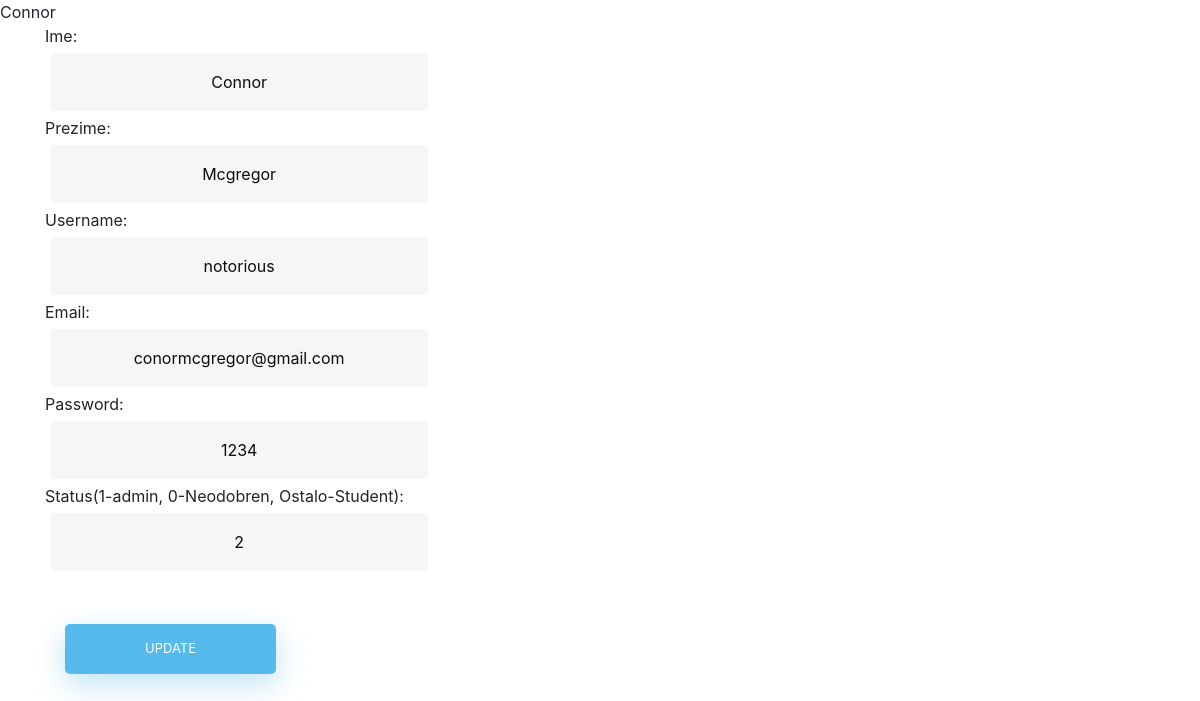
/PHPproject/update.php?a=notorious, run on the app's committed database.
### tables this page shows
CREATE TABLE `users` (
  `user_id` int(255) NOT NULL,
  `Ime` varchar(255) NOT NULL,
  `Prezime` varchar(255) NOT NULL,
  `Password` varchar(255) NOT NULL,
  `Username` varchar(255) NOT NULL,
  `Email` varchar(255) NOT NULL,
  `Administrator` int(1) NOT NULL
);

### PHPproject/update.php (the view, shortened to what this page needs)
<?php require_once "includes/database.php" ?>
<?php
$usname=$_GET["a"];
$updateqry="SELECT Ime,Prezime,Password,Email,Administrator FROM users WHERE Username='$usname'";
$res=mysqli_query($conn,$updateqry);
$row = mysqli_fetch_assoc($res);
?>
<!DOCTYPE html>
<html lang="en">
<head>
     <link rel="stylesheet" href="style.css">
      <link rel="stylesheet" href="https://maxcdn.bootstrapcdn.com/bootstrap/4.5.2/css/bootstrap.min.css">
</head>
<body>
    <div class="container">
        <div class="row">
            <div class="col-md-5">
                <form action="test.php" method="post">
      Ime:  <br>
    <input type="text"  name="ime" id="ime" value=<?php echo $row['Ime'] ?> >
    Prezime:
    <input type="text"  name="prezime" id="prezime" value=<?php echo $row['Prezime'] ?>>
    Username:
    <input type="text"  name="username" id="username" value=<?php echo $usname ?> >
<br>
    Email:  <br>
    <input type="text"  name="email" id="email" value=<?php echo $row['Email'] ?>>
<br>
    Password:
    <input type="text"  name="psw" id="psw" value=<?php echo $row['Password'] ?> >
    Status(1-admin, 0-Neodobren, Ostalo-Student):
    <input type="text"  name="adm" id="adm" value=<?php echo $row['Administrator'] ?> >
      <input class="mt-5" type="submit" value="UPDATE" name="UPDATE">
    </form>
            </div>
        </div>
    </div>
</body>
</html>

### PHPproject/style.css (style rules this page uses)
input[type=button], input[type=submit], input[type=reset] { background-color: #56baed; border: none; color: white; padding: 15px 80px; text-align: center; text-decoration: none; display: inline-block; text-transform: uppercase; font-size: 13px; box-shadow: 0 10px 30px 0 rgba(95,186,233,0.4); box-shadow: 0 10px 30px 0 rgba(95,186,233,0.4); border-radius: 5px 5px 5px 5px; border-radius: 5px 5px 5px 5px; margin: 5px 20px 40px 20px; transition: all 0.3s ease-in-out; transition: all 0.3s ease-in-out; transition: all 0.3s ease-in-out; transition: all 0.3s ease-in-out; transition: all 0.3s ease-in-out; }
input[type=text] { background-color: #f6f6f6; border: none; color: #0d0d0d; padding: 15px 32px; text-align: center; text-decoration: none; display: inline-block; font-size: 16px; margin: 5px; width: 85%; border: 2px solid #f6f6f6; transition: all 0.5s ease-in-out; transition: all 0.5s ease-in-out; transition: all 0.5s ease-in-out; transition: all 0.5s ease-in-out; transition: all 0.5s ease-in-out; border-radius: 5px 5px 5px 5px; border-radius: 5px 5px 5px 5px; }
input[type=text]:placeholder { color: #cccccc; }

### data on the page
users: ime "Connor", prezime "Mcgregor", email "conormcgregor@gmail.com", psw "1234", adm "2"
